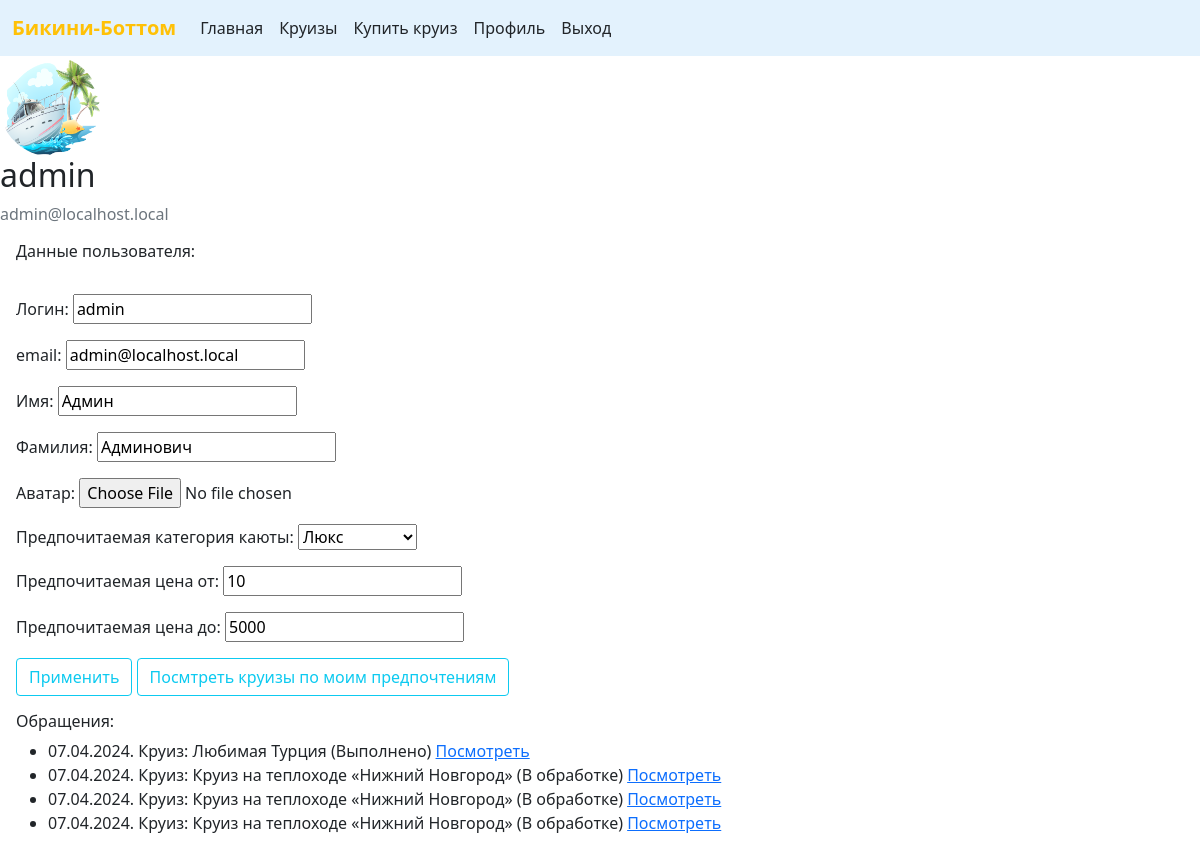
/profile/ (signed in), run on the app's committed database.
### users/models.py (models this page shows, shortened)
class Profile(models.Model):
    ROOM_CATEGORIES = (
        ('inside', 'Внутренний'),
        ('oceanview', 'С окном'),
        ('balcony', 'С балконом'),
        ('suite', 'Люкс'),
    )
    preferred_room_category = models.CharField(choices=ROOM_CATEGORIES, max_length=10,
        verbose_name='Предпочитаемая категория кают', null=True, default=None, blank=True)
    preferred_room_price_min = models.PositiveIntegerField(default=None, null=True, blank=True,
        verbose_name='Предпочитаемая цена от')
    preferred_room_price_max = models.PositiveIntegerField(default=None, null=True, blank=True,
        verbose_name='Предпочитаемая цена до')
    user = models.OneToOneField(User, on_delete=models.CASCADE, related_name='profile')
    email_token = models.CharField(max_length=128, null=True, default=None, blank=True)
    image = models.ImageField(default='default.jpg', upload_to='profile_pics')

### appeal/models.py (models this page shows, shortened)
class Appeal(models.Model):
    STATUS_CHOICE = (("a", "В обработке"),
                     ("b", "Выполнено"),
                     ("c", "Отклонено"))
    user = models.ForeignKey(User, on_delete=models.CASCADE, related_name='appeals',
        null=True, default=None, verbose_name='Пользователь')
    cruise = models.ForeignKey(Cruise, on_delete=models.CASCADE, related_name='appeals',
        null=True, default=None, verbose_name='Круиз')
    room = models.ForeignKey(Room, on_delete=models.CASCADE, related_name='appeals',
        null=True, default=None, verbose_name='Комната')
    status = models.CharField(max_length=100, verbose_name='Статус', choices=STATUS_CHOICE, default='a')
    capacity = models.CharField(max_length=60, verbose_name='Количество человек')
    contact = models.CharField(max_length=128, verbose_name='Контактая информация')
    email = models.EmailField("Электронная почта", blank=False)
    uid = models.CharField(max_length=64, blank=True, null=False, db_index=True, unique=True)
    date = models.DateTimeField("Дата отправки", auto_now_add=True)
    class Meta:
        verbose_name = 'Обращение'
        verbose_name_plural = 'Обращения'

### cruise_list/models.py (models this page shows, shortened)
class Cruise(models.Model):
    title = models.CharField(max_length=128, verbose_name='Название')
    time = models.CharField(max_length=60, verbose_name='Время круиза')
    cities = models.CharField(max_length=128, verbose_name='Название городов')
    discription =models.TextField(verbose_name='Описание')
    price = models.CharField(max_length=100, verbose_name='Цена')
    is_active = models.BooleanField(verbose_name='Активен', default=True, db_index=True)
    publish_date = models.DateTimeField(auto_now_add=True, db_index=True, verbose_name='Дата публикации')
    edit_date = models.DateTimeField(auto_now=True, db_index=True, verbose_name='Дата редактирования')
    image = models.ImageField(upload_to='%Y/%m/%d', blank=True, null=True)
    view = models.CharField(max_length=128, verbose_name='Просмотры')
    class Meta:
        verbose_name = 'Маршруты и корабли'
        verbose_name_plural = 'Маршруты и корабли'
        ordering = ('-publish_date', '-edit_date')

### users/views.py (the view, shortened to what this page needs)
# urls.py: path('profile/', views.ProfileView.as_view(), name='profile'),
class ProfileView(View):
    template = 'users/profile.html'
    @method_decorator(login_required)
    def get(self, request):
        user = request.user
        form = UserProfileForm.from_user(user)
        appeals = request.user.appeals.order_by('-date')
        cruise_preferred_url_params = get_preferred_cruise_url_params(request.user)
        return render(request, self.template, {'form': form, 'appeals': appeals,
            'cruise_url_params': cruise_preferred_url_params})

### users/forms.py (called while the page is built)
def get_preferred_cruise_url_params(user: User):
    args = []
    try:
        for key, value in {
            'price_range_min': user.profile.preferred_room_price_min,
            'price_range_max': user.profile.preferred_room_price_max,
            'room_category': user.profile.preferred_room_category,
        }.items():
            if value:
                args.append(f'{key}={value}')
        return '&'.join(args)
    except User.profile.RelatedObjectDoesNotExist:
        return ''

    @classmethod
    def from_user(cls, user: User):
        user_dict = model_to_dict(user)
        user_dict['name'] = user_dict['first_name']
        user_dict['surname'] = user_dict['last_name']
        preferred_cruise_url = None
        try:
            user_dict['image'] = user.profile.image
            user_dict['preferred_room_category'] = user.profile.preferred_room_category
            user_dict['preferred_room_price_min'] = user.profile.preferred_room_price_min
            user_dict['preferred_room_price_max'] = user.profile.preferred_room_price_max
        except User.profile.RelatedObjectDoesNotExist:
            user_dict['image'] = None
            user_dict['preferred_room_category'] = None
        form = cls(user_dict)
        form._preferred_cruise_url = preferred_cruise_url
        return form

### users/utils.py (called while the page is built)
def login_required(
    function=None, redirect_field_name=REDIRECT_FIELD_NAME, login_url=None
):
    actual_decorator = user_passes_test(
        lambda u: u.is_authenticated and u.profile.email_token is None,
        login_url=login_url,
        redirect_field_name=redirect_field_name,
    )
    if function:
        return actual_decorator(function)
    return actual_decorator

### users/templates/users/profile.html (shortened to what this page needs)
{% extends "root.html" %}
{% block content %}
<div class="content-section">
  <div class="media">
    <img class="rounded-circle account-img" height=100, width=100 src="{{ user.profile.image.url }}">
    <div class="media-body">
      <h2 class="account-heading">{{ user.username }}</h2>
      <p class="text-secondary">{{ user.email }}</p>
    </div>
  </div>
  <div class="ms-3 mt-3">
    <h6>Данные пользователя:</h6>
    <br/>
    <form method="POST" enctype="multipart/form-data">
      <fieldset class="form-group">
        {{ form.as_p }}
      </fieldset>
      <div class="form-group">
        <button class="btn btn-outline-info" type="submit">Применить</button>
        <a href="{% url 'cruise:cruise-list' %}?{{ cruise_url_params }}" class="btn btn-outline-info">
          Посмтреть круизы по моим предпочтениям
        </a>
      </div>
    </form>
  </div>
  <div class="ms-3 mt-3">
    <h6>Обращения:</h6>
    <ul>
    {% for appeal in appeals %}
      <li>
        {{ appeal.date|date:'d.m.Y' }}. Круиз: {{ appeal.cruise.title }} ({{ appeal.get_status_display }})
        <a href="{% url 'appeal:view' uid=appeal.uid %}">Посмотреть</a>
      </li>
    {% endfor %}
    </ul>
  </div>
</div>
{% endblock content %}

### templates/root.html (shortened to what this page needs)
{% load static %}
<!DOCTYPE html>
<html lang="en">
<head>
    <link rel="stylesheet" href="{% static 'css/bootstrap.min.css' %}">
</head>
<body>
 <nav class="navbar navbar-expand-lg bg-body-dark" style="background-color: #e3f2fd;">
  <div class="container-fluid">
    <a class="navbar-brand text-warning fw-bold" href="{% url 'page:main' %}">Бикини-Боттом</a>
    <div class="collapse navbar-collapse" id="navbarNavAltMarkup">
      <div class="navbar-nav">
        <a class="nav-link active text-dark" aria-current="page" href="{% url 'page:main' %}">Главная</a>
        <a class="nav-link text-dark" href="{% url 'cruise:cruise-list' %}">Круизы</a>
        <a class="nav-link text-dark" href="{% url 'appeal:submit' %}">Купить круиз
        {% if user.is_authenticated %}
          <a class="nav-link text-dark" href="{% url 'profile' %}">Профиль</a>
          <a class="nav-link text-dark" href="{% url 'login' %}">Выход</a>
        {% else %}
          <a class="nav-link text-dark" href="{% url 'register' %}">Зарегистрироваться</a>
          <a class="nav-link text-dark" href="{% url 'login' %}">Вход</a>
        {% endif %}
      </div>
    </div>
  </div>
</nav>
  <div class="content">
    {% block content %}{% endblock %}
  </div>
</body>
</html>

### data on the page
Appeal: date "07.04.2024", cruise "Любимая Турция", status "Выполнено"
Appeal: date "07.04.2024", cruise "Круиз на теплоходе «Нижний Новгород»", status "В обработке"
Appeal: date "07.04.2024", cruise "Круиз на теплоходе «Нижний Новгород»", status "В обработке"
Appeal: date "07.04.2024", cruise "Круиз на теплоходе «Нижний Новгород»", status "В обработке"

### other printed values
{{ user.username }} "admin"
{{ user.email }} "admin@localhost.local"
